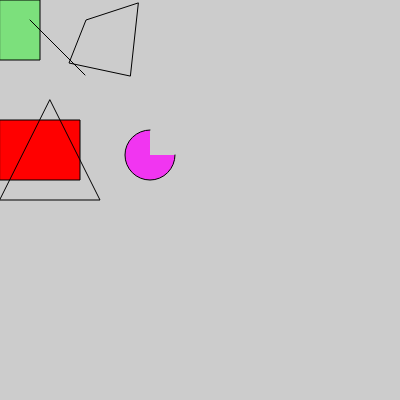
Frame 1 (no input)
Frame 60 (no input): identical to frame 1, image omitted
Frame 120 (the mouse pressed at the canvas centre since frame 60): identical to frame 1, image omitted

The p5.js sketch that drew this single still picture (run headless with seeded random() and noise() and a simulated clock; from frame 60 on, the mouse is pressed at the canvas centre):

// p5.js sketch
// ── sketch.js
function setup() {
  // put setup code here
    createCanvas(400, 400);
}

function draw() {
  // put drawing code here
    /*
    arc 弧 arc(x, y, xr, yr, start,end, [开关[OPEN,CHORD]] )
    ellipse 椭圆 
    line 线 line(30, 20, 85, 75);
    point 点 point(x,y)
    quad 四 quad(x1,y1,x2,y2,x3,y3,x4,y4)
    rect 矩形 rect(x,y,w,h,[tl],[tr],[br],[bl])
    triangle 三角形 triangle(x1,y1,x2,y2,x3,y3)
    
    stroke('red) color of border
    fill(255,0,0,[0-255]) color of fill
    定义颜色 在模块的最上面
    */
    background('#ccc')
/*    ellipseMode(CENTER)
    rectMode(CENTER)*/
    fill(0,255,0, 100)
    rect(0,0, 40, 60)
    
    fill(255,0,0)
    rect(0,120, 80, 60)
    
    noFill();
    triangle(50,100,100,200,0,200)
    quad(138, 3, 86, 20, 69, 63, 130, 76);
    line(30, 20, 85, 75);
    stroke(0, 0,0);
    
    fill(255,0,255, 188);
    arc(150, 155, 50, 50, 0, 1.5*PI);
}
